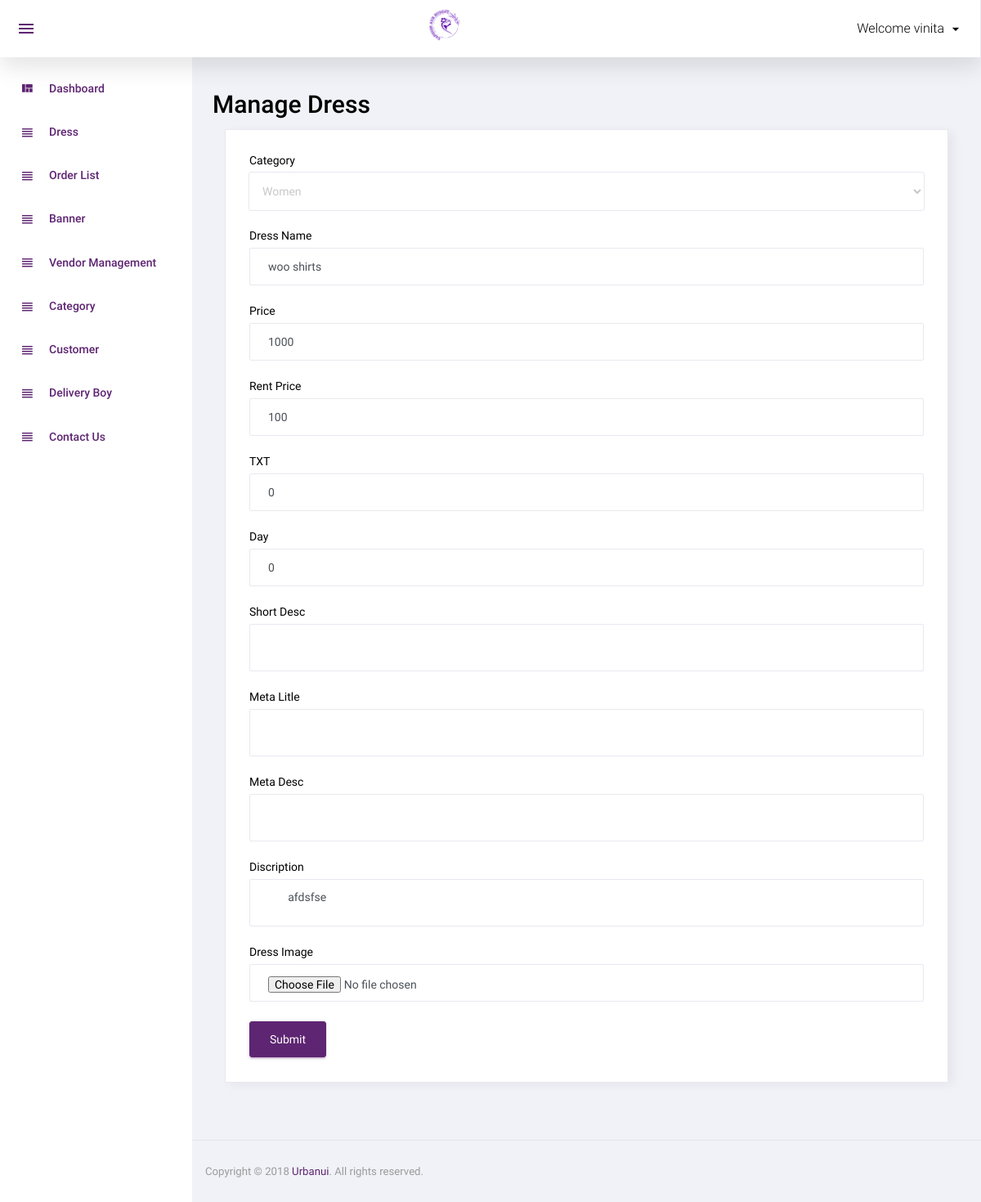
The page /admin/manage_dress.php?id=8 (signed in) on the database its author committed.
### tables this page shows
CREATE TABLE `dress` (
  `id` int(11) NOT NULL,
  `category_id` int(11) NOT NULL,
  `dress_name` varchar(100) NOT NULL,
  `price` float NOT NULL,
  `rent_price` float NOT NULL,
  `qty` int(11) NOT NULL,
  `security_charge` float NOT NULL,
  `image` varchar(255) NOT NULL,
  `short_desc` varchar(2000) NOT NULL,
  `discription` text NOT NULL,
  `meta_litle` varchar(2000) NOT NULL,
  `meta_desc` varchar(2000) NOT NULL,
  `status` int(11) NOT NULL,
  `added_on` datetime NOT NULL,
  `added_by` int(11) NOT NULL
);

### admin/functions.inc.php (called while the page is built, shortened)
<?php
 function get_safe_value($str){
	global $con;
	$str= mysqli_real_escape_string($con,$str);
	return $str;
	}
			?>

### admin/manage_dress.php (the view, shortened to what this page needs)
<?php
include('top.php');
$condition1='';
$category_id="";
$dress_name="";
$price="";
$rent_price="";
$security_charge="";
$qty="";
$short_desc="";
$meta_litle="";
$meta_desc="";
$discription="";
$image_status='required';
if(isset($_GET['id']) && $_GET['id']>0){
  $id= get_safe_value($_GET['id']);
  $row=mysqli_fetch_assoc( mysqli_query($con, "select * from dress where id='$id' $condition1 "));
  $category_id= $row['category_id'];
  $dress_name= $row['dress_name'];
  $price= $row['price'];
  $rent_price= $row['rent_price'];
  $security_charge= $row['security_charge'];
  $qty= $row['qty'];
  $short_desc= $row['short_desc'];
  $meta_litle= $row['meta_litle'];
  $meta_desc= $row['meta_desc'];
  $discription= $row['discription'];
  $image_status='';
}
$res_category=mysqli_query($con,"select * from category where status='1'order by dress_category asc");
?>
<div class="row">
	<h1 class="card-title ml10">Manage Dress</h1>
   <div class="col-12 grid-margin stretch-card">
     <div class="card">
       <div class="card-body">
         <form class="forms-sample"  method="post" enctype="multipart/form-data">
           <div class="form-group">
              <label for="exampleInputName1" >Category</label>
              <select class="form-control" name ="category_id" require >
                <?php
                while($row_category=mysqli_fetch_assoc($res_category)){
                  if($row_category['id']==$category_id){
                     echo "<option value='".$row_category['id']."' selected> ".$row_category
                     ['dress_category']."</option>";
                  }else{
                     echo "<option value='".$row_category['id']."'> ".$row_category
                     ['dress_category']."</option>";
                  }
                  }
                ?>
              </select>
           </div>
           <div class="form-group">
             <label for="exampleInputEmail3">Dress Name</label>
             <input type="textbox" class="form-control"  placeholder="Dress Name" name=
             "dress_name" required value="<?php echo $dress_name?>">
           </div>
           <div class="form-group">
             <label for="exampleInputEmail3">Price </label>
             <input type="textbox" class="form-control"  placeholder="Price" name=
             "price" required value="<?php echo $price?>">
           </div>
           <div class="form-group">
             <label for="exampleInputEmail3">Rent Price </label>
             <input type="textbox" class="form-control"  placeholder="Rent Price" name=
             "rent_price" required value="<?php echo $rent_price?>">
           </div>
           <div class="form-group">
             <label for="exampleInputEmail3">TXT</label>
             <input type="textbox" class="form-control"  placeholder="Security Charge" name=
             "security_charge" required value="<?php echo $security_charge?>">
           </div>
           <div class="form-group">
             <label for="exampleInputEmail3">Day</label>
             <input type="textbox" class="form-control"  placeholder="Qty " name=
             "qty" required value="<?php echo $qty?>">
           </div>
           <div class="form-group">
             <label for="exampleInputEmail3"> Short Desc</label>
             <textarea name="short_desc" class="form-control" placeholder=
             "DiscrShort"> <?php echo $short_desc ?>
              </textarea>
           </div>
           <div class="form-group">
             <label for="exampleInputEmail3">Meta Litle </label>
             <textarea name="meta_litle" class="form-control" placeholder=
             "Meta Litle"> <?php echo $meta_litle ?>
              </textarea>
             </div>
           <div class="form-group">
             <label for="exampleInputEmail3">Meta Desc</label>
             <textarea name="meta_desc" class="form-control" placeholder=
             "Meta Desc"> <?php echo $meta_desc ?>
              </textarea>
           </div>
           <div class="form-group">
             <label for="exampleInputEmail3" required>Discription</label>
             <textarea name="discription" class="form-control" placeholder=
             "Discription"> <?php echo $discription ?>
              </textarea>
           </div>
           <div class="form-group">
             <label for="exampleInputEmail3">Dress Image</label>
             <input type="file" class="form-control"  placeholder=
             "Dress Image" name="image" <?php echo $image_status?>>
           </div>
            <button type="submit" class="btn btn-primary mr-2" name="submit">Submit</button>
         </form>
       </div>
      </div>
   </div>
</div>
<?php include('footer.php');?>

### rows shown on the page
dress: dress_name "woo shirts", price "1000", rent_price "100", security_charge "0", qty "0", discription "afdsfse"

### other values the page prints
$_SESSION['ADMIN_USERNAME'] "vinita"
form field category_id "Women"
